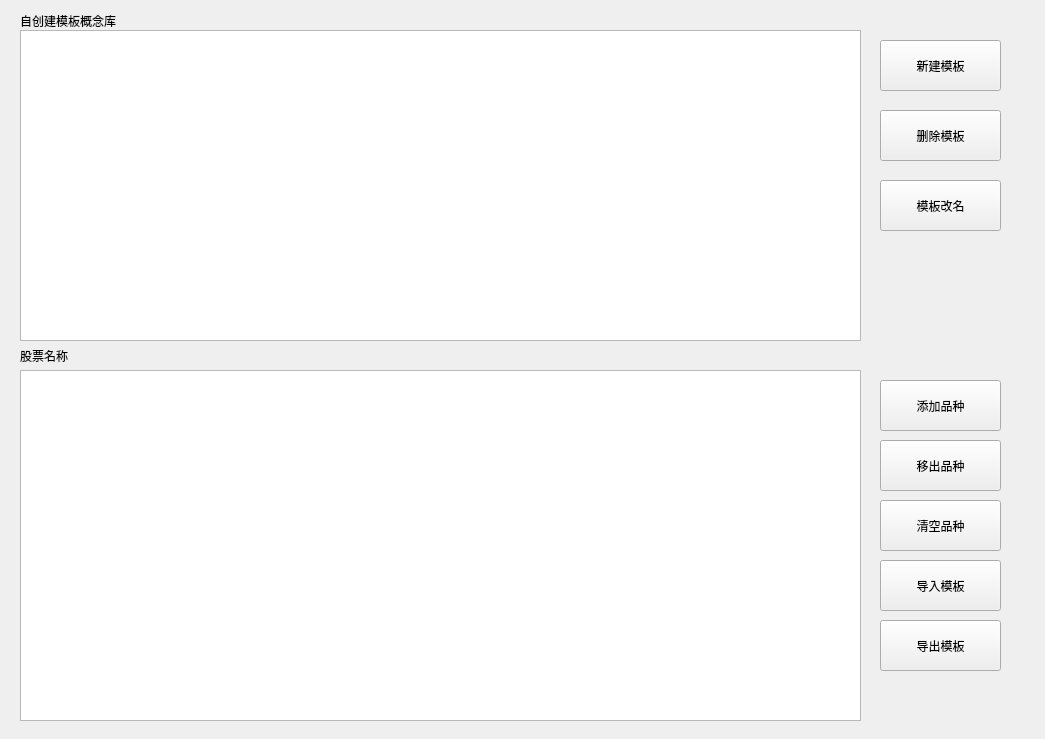
<?xml version="1.0" encoding="UTF-8"?>
<ui version="4.0">
 <class>Form</class>
 <widget class="QWidget" name="Form">
  <property name="geometry">
   <rect>
    <x>0</x>
    <y>0</y>
    <width>1045</width>
    <height>739</height>
   </rect>
  </property>
  <property name="windowTitle">
   <string>Form</string>
  </property>
  <widget class="QPushButton" name="pushButton">
   <property name="geometry">
    <rect>
     <x>880</x>
     <y>40</y>
     <width>121</width>
     <height>51</height>
    </rect>
   </property>
   <property name="text">
    <string>新建模板</string>
   </property>
  </widget>
  <widget class="QPushButton" name="pushButton_2">
   <property name="geometry">
    <rect>
     <x>880</x>
     <y>110</y>
     <width>121</width>
     <height>51</height>
    </rect>
   </property>
   <property name="text">
    <string>删除模板</string>
   </property>
  </widget>
  <widget class="QPushButton" name="pushButton_3">
   <property name="geometry">
    <rect>
     <x>880</x>
     <y>180</y>
     <width>121</width>
     <height>51</height>
    </rect>
   </property>
   <property name="text">
    <string>模板改名</string>
   </property>
  </widget>
  <widget class="QPushButton" name="pushButton_4">
   <property name="geometry">
    <rect>
     <x>880</x>
     <y>380</y>
     <width>121</width>
     <height>51</height>
    </rect>
   </property>
   <property name="text">
    <string>添加品种</string>
   </property>
  </widget>
  <widget class="QPushButton" name="pushButton_5">
   <property name="geometry">
    <rect>
     <x>880</x>
     <y>440</y>
     <width>121</width>
     <height>51</height>
    </rect>
   </property>
   <property name="text">
    <string>移出品种</string>
   </property>
  </widget>
  <widget class="QPushButton" name="pushButton_6">
   <property name="geometry">
    <rect>
     <x>880</x>
     <y>500</y>
     <width>121</width>
     <height>51</height>
    </rect>
   </property>
   <property name="text">
    <string>清空品种</string>
   </property>
  </widget>
  <widget class="QPushButton" name="pushButton_7">
   <property name="geometry">
    <rect>
     <x>880</x>
     <y>560</y>
     <width>121</width>
     <height>51</height>
    </rect>
   </property>
   <property name="text">
    <string>导入模板</string>
   </property>
  </widget>
  <widget class="QPushButton" name="pushButton_8">
   <property name="geometry">
    <rect>
     <x>880</x>
     <y>620</y>
     <width>121</width>
     <height>51</height>
    </rect>
   </property>
   <property name="text">
    <string>导出模板</string>
   </property>
  </widget>
  <widget class="QLabel" name="label">
   <property name="geometry">
    <rect>
     <x>20</x>
     <y>340</y>
     <width>121</width>
     <height>31</height>
    </rect>
   </property>
   <property name="text">
    <string>股票名称</string>
   </property>
  </widget>
  <widget class="QLabel" name="label_2">
   <property name="geometry">
    <rect>
     <x>20</x>
     <y>10</y>
     <width>121</width>
     <height>21</height>
    </rect>
   </property>
   <property name="text">
    <string>自创建模板概念库</string>
   </property>
  </widget>
  <widget class="QTableWidget" name="tableWidget">
   <property name="geometry">
    <rect>
     <x>20</x>
     <y>30</y>
     <width>841</width>
     <height>311</height>
    </rect>
   </property>
  </widget>
  <widget class="QTableWidget" name="tableWidget_2">
   <property name="geometry">
    <rect>
     <x>20</x>
     <y>370</y>
     <width>841</width>
     <height>351</height>
    </rect>
   </property>
  </widget>
 </widget>
 <resources/>
 <connections/>
</ui>
